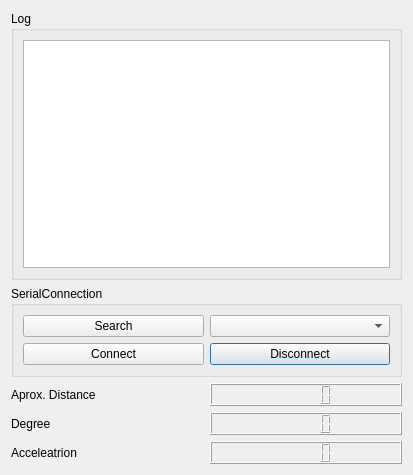
<?xml version="1.0" encoding="UTF-8"?>
<ui version="4.0">
 <class>SerialPort</class>
 <widget class="QDialog" name="SerialPort">
  <property name="geometry">
   <rect>
    <x>0</x>
    <y>0</y>
    <width>413</width>
    <height>475</height>
   </rect>
  </property>
  <property name="windowTitle">
   <string>Dialog</string>
  </property>
  <layout class="QVBoxLayout" name="verticalLayout_2">
   <item>
    <widget class="QGroupBox" name="groupBox_2">
     <property name="title">
      <string>Log</string>
     </property>
     <layout class="QGridLayout" name="gridLayout_3">
      <item row="0" column="0">
       <widget class="QTextEdit" name="textEditLog"/>
      </item>
     </layout>
    </widget>
   </item>
   <item>
    <widget class="QGroupBox" name="groupBox">
     <property name="title">
      <string>SerialConnection</string>
     </property>
     <layout class="QGridLayout" name="gridLayout">
      <item row="4" column="1">
       <widget class="QPushButton" name="pushButtonDisconnect">
        <property name="text">
         <string>Disconnect</string>
        </property>
       </widget>
      </item>
      <item row="1" column="0">
       <widget class="QPushButton" name="pushButtonSearch">
        <property name="text">
         <string>Search</string>
        </property>
       </widget>
      </item>
      <item row="4" column="0">
       <widget class="QPushButton" name="pushButtonConnect">
        <property name="text">
         <string>Connect</string>
        </property>
       </widget>
      </item>
      <item row="1" column="1">
       <widget class="QComboBox" name="comboBoxDevices"/>
      </item>
     </layout>
    </widget>
   </item>
   <item>
    <layout class="QVBoxLayout" name="verticalLayout">
     <item>
      <layout class="QHBoxLayout" name="horizontalLayout">
       <item>
        <widget class="QLabel" name="label">
         <property name="text">
          <string>Aprox. Distance</string>
         </property>
        </widget>
       </item>
       <item>
        <widget class="QLCDNumber" name="dist">
         <property name="font">
          <font>
           <pointsize>23</pointsize>
          </font>
         </property>
        </widget>
       </item>
      </layout>
     </item>
     <item>
      <layout class="QHBoxLayout" name="horizontalLayout_3">
       <item>
        <widget class="QLabel" name="label_3">
         <property name="text">
          <string>Degree</string>
         </property>
        </widget>
       </item>
       <item>
        <widget class="QLCDNumber" name="gyro">
         <property name="font">
          <font>
           <pointsize>23</pointsize>
          </font>
         </property>
         <property name="styleSheet">
          <string notr="true">color: rgb(0, 0, 0);</string>
         </property>
        </widget>
       </item>
      </layout>
     </item>
     <item>
      <layout class="QHBoxLayout" name="horizontalLayout_2">
       <item>
        <widget class="QLabel" name="label_2">
         <property name="text">
          <string>Acceleatrion</string>
         </property>
        </widget>
       </item>
       <item>
        <widget class="QLCDNumber" name="acc">
         <property name="font">
          <font>
           <pointsize>23</pointsize>
          </font>
         </property>
        </widget>
       </item>
      </layout>
     </item>
    </layout>
   </item>
  </layout>
 </widget>
 <resources/>
 <connections/>
</ui>
